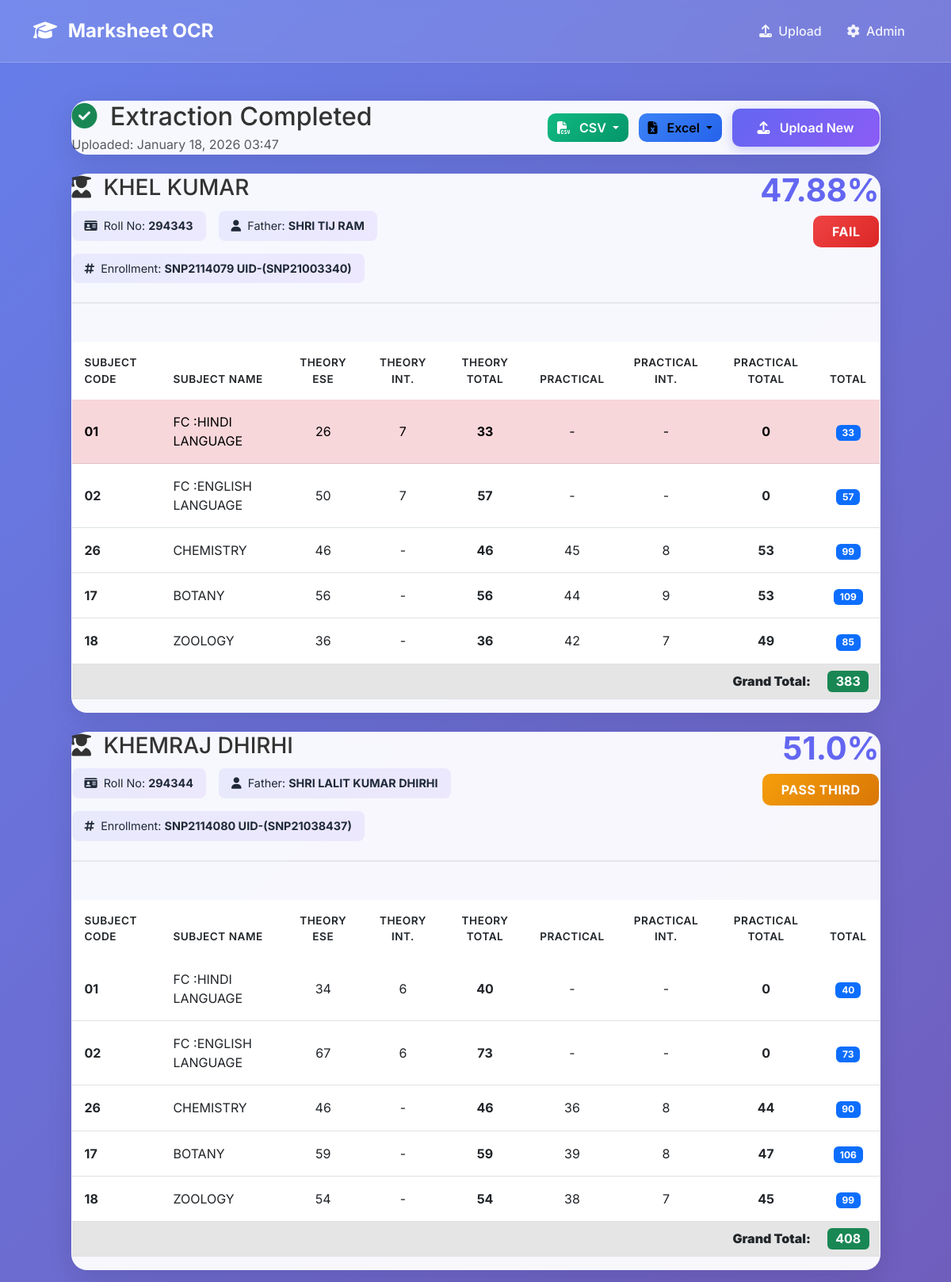
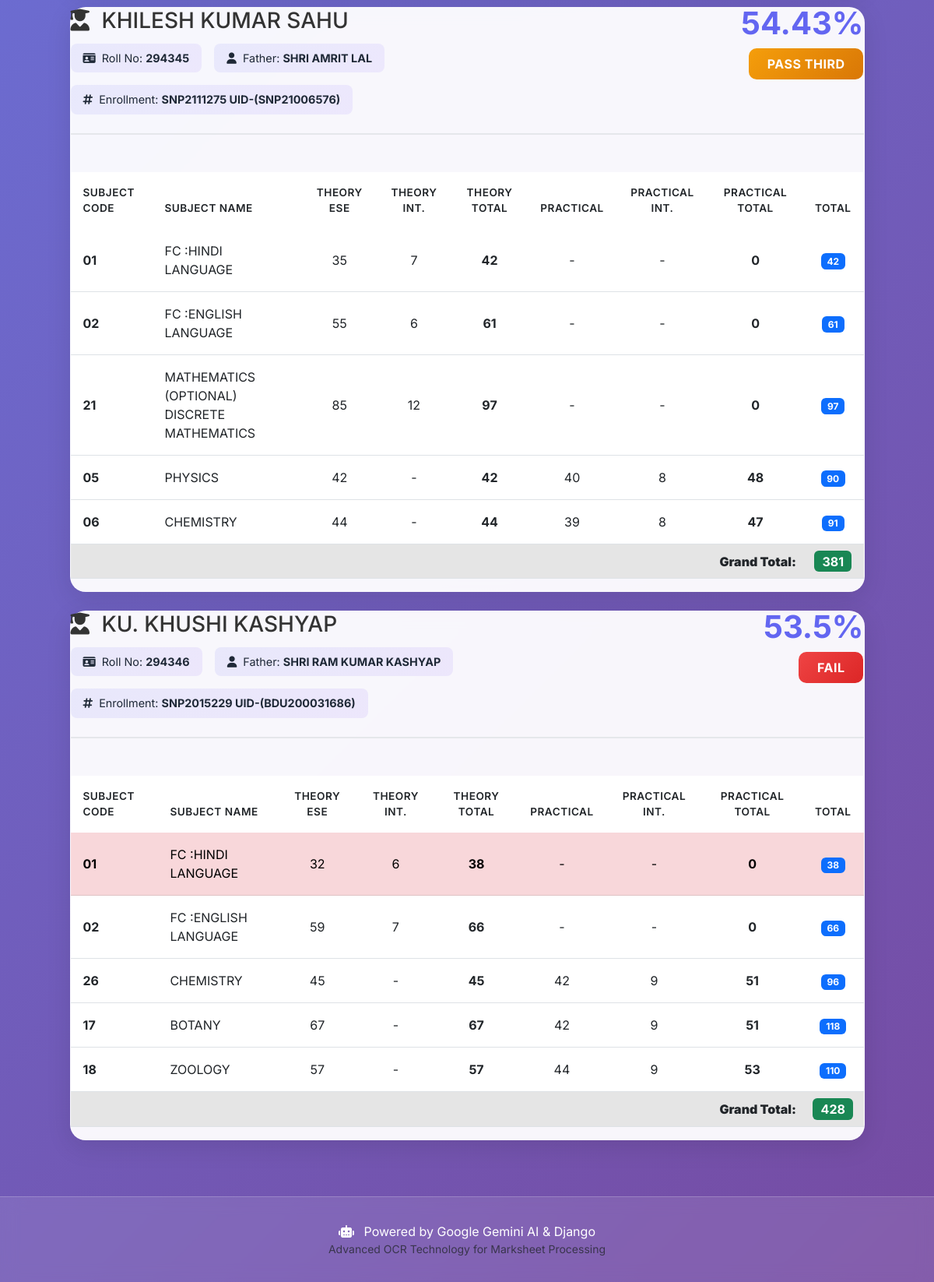
Page /results/7/ on the committed database (2 pictures, top to bottom).
### marksheet_ocr/models.py (models this page shows, shortened)
class MarksheetUpload(models.Model):
    STATUS_CHOICES = [
        ('pending', 'Pending'),
        ('processing', 'Processing'),
        ('completed', 'Completed'),
        ('failed', 'Failed'),
    ]
    image = models.ImageField(upload_to='marksheets/')
    uploaded_at = models.DateTimeField(auto_now_add=True)
    status = models.CharField(max_length=20, choices=STATUS_CHOICES, default='pending')
    error_message = models.TextField(blank=True, null=True)
    class Meta:
        ordering = ['-uploaded_at']

class Student(models.Model):
    upload = models.ForeignKey(MarksheetUpload, on_delete=models.CASCADE, related_name='students')
    roll_number = models.CharField(max_length=50)
    name = models.CharField(max_length=200)
    father_name = models.CharField(max_length=200, blank=True)
    mother_name = models.CharField(max_length=200, blank=True)
    enrollment_number = models.CharField(max_length=100, blank=True)
    class Meta:
        ordering = ['roll_number']
    def get_total_marks(self):
        total = 0
        for mark in self.marks.all():
            total += mark.get_total_marks()
        return total
    def get_percentage(self):
        marks = self.marks.all()
        if not marks:
            return 0
        total_obtained = self.get_total_marks()
        total_maximum = sum(mark.get_maximum_marks() for mark in marks)
        if total_maximum == 0:
            return 0
        return round((total_obtained / total_maximum) * 100, 2)
    def get_result_status(self):
        marks = self.marks.all()
        if not marks:
            return 'N/A'
        for mark in marks:
            if mark.is_failed():
                return 'FAIL'
        percentage = self.get_percentage()
        if percentage >= 75:
            return 'PASS FIRST'
        elif percentage >= 60:
            return 'PASS SECOND'
        elif percentage >= 45:
            return 'PASS THIRD'
        elif percentage >= 33:
            return 'PASS'
        else:
            return 'FAIL'

class Mark(models.Model):
    student = models.ForeignKey(Student, on_delete=models.CASCADE, related_name='marks')
    subject = models.ForeignKey(Subject, on_delete=models.CASCADE)
    theory_ese = models.IntegerField(
        validators=[MinValueValidator(0), MaxValueValidator(100)],
        null=True,
        blank=True,
        help_text="Theory External Semester Examination marks"
    )
    theory_internal = models.IntegerField(
        validators=[MinValueValidator(0), MaxValueValidator(100)],
        null=True,
        blank=True,
        help_text="Theory Internal marks"
    )
    practical_marks = models.IntegerField(
        validators=[MinValueValidator(0), MaxValueValidator(100)],
        null=True,
        blank=True,
        help_text="Practical examination marks"
    )
    practical_internal = models.IntegerField(
        validators=[MinValueValidator(0), MaxValueValidator(100)],
        null=True,
        blank=True,
        help_text="Practical Internal marks"
    )
    class Meta:
        unique_together = ['student', 'subject']
    def get_theory_total(self):
        theory_ese = self.theory_ese or 0
        theory_internal = self.theory_internal or 0
        return theory_ese + theory_internal
    def get_practical_total(self):
        practical = self.practical_marks or 0
        practical_internal = self.practical_internal or 0
        return practical + practical_internal
    def get_total_marks(self):
        return self.get_theory_total() + self.get_practical_total()
    def get_maximum_marks(self):
        max_marks = 0
        if self.theory_ese is not None or self.theory_internal is not None:
            max_marks += 100  # Theory total
        if self.practical_marks is not None or self.practical_internal is not None:
            max_marks += 100  # Practical total
        return max_marks
    def is_failed(self):
        if self.theory_ese is not None and self.theory_ese < 33:
            return True
        if self.practical_marks is not None and self.practical_marks < 33:
            return True
        return False

class Subject(models.Model):
    code = models.CharField(max_length=50)
    name = models.CharField(max_length=200)
    class Meta:
        unique_together = ['code', 'name']

### marksheet_ocr/views.py (the view)
# urls.py: path('results/<int:upload_id>/', views.view_results, name='view_results'),
def view_results(request, upload_id):
    upload = get_object_or_404(MarksheetUpload, id=upload_id)
    students = upload.students.all().prefetch_related('marks__subject')
    return render(request, 'marksheet_ocr/results.html', {
        'upload': upload,
        'students': students
    })

### marksheet_ocr/templates/marksheet_ocr/results.html (shortened to what this page needs)
{% extends 'marksheet_ocr/base.html' %}
{% block content %}
<div class="container my-5">
    <div class="row justify-content-center">
        <div class="col-lg-11">
            <div class="glass-card mb-4">
                <div class="card-body">
                    <div class="d-flex justify-content-between align-items-center">
                        <div>
                            <h2 class="mb-1">
                                <i class="fas fa-check-circle text-success me-2"></i>
                                Extraction Completed
                            </h2>
                            <p class="text-muted mb-0">
                                Uploaded: {{ upload.uploaded_at|date:"F d, Y H:i" }}
                            </p>
                        </div>
                        <div>
                            <div class="btn-group me-2" role="group">
                                <button type="button" class="btn btn-success dropdown-toggle" data-bs-toggle="dropdown">
                                    <i class="fas fa-file-csv me-2"></i>
                                    CSV
                                </button>
                            </div>
                            <div class="btn-group me-2" role="group">
                                <button type="button" class="btn btn-info dropdown-toggle" data-bs-toggle="dropdown">
                                    <i class="fas fa-file-excel me-2"></i>
                                    Excel
                                </button>
                            </div>
                            <a href="{% url 'upload_marksheet' %}" class="btn btn-primary">
                                <i class="fas fa-upload me-2"></i>
                                Upload New
                            </a>
                        </div>
                    </div>
                </div>
            </div>
            {% for student in students %}
            <div class="glass-card mb-4">
                <div class="card-body">
                    <div class="student-header mb-4">
                        <div class="row">
                            <div class="col-md-8">
                                <h3 class="mb-2">
                                    <i class="fas fa-user-graduate me-2"></i>
                                    {{ student.name }}
                                </h3>
                                <div class="student-info">
                                    <span class="info-badge">
                                        <i class="fas fa-id-card me-1"></i>
                                        Roll No: <strong>{{ student.roll_number }}</strong>
                                    </span>
                                    {% if student.father_name %}
                                    <span class="info-badge">
                                        <i class="fas fa-user me-1"></i>
                                        Father: <strong>{{ student.father_name }}</strong>
                                    </span>
                                    {% endif %}
                                    {% if student.enrollment_number %}
                                    <span class="info-badge">
                                        <i class="fas fa-hashtag me-1"></i>
                                        Enrollment: <strong>{{ student.enrollment_number }}</strong>
                                    </span>
                                    {% endif %}
                                </div>
                            </div>
                            <div class="col-md-4 text-end">
                                <div class="result-summary">
                                    <div class="percentage-badge">
                                        {{ student.get_percentage }}%
                                    </div>
                                    <div class="result-badge result-{{ student.get_result_status|lower|cut:' ' }}">
                                        {{ student.get_result_status }}
                                    </div>
                                </div>
                            </div>
                        </div>
                    </div>
                    <div class="table-responsive">
                        <table class="table marks-table">
                            <thead>
                                <tr>
                                    <th>Subject Code</th>
                                    <th>Subject Name</th>
                                    <th class="text-center">Theory ESE</th>
                                    <th class="text-center">Theory Int.</th>
                                    <th class="text-center">Theory Total</th>
                                    <th class="text-center">Practical</th>
                                    <th class="text-center">Practical Int.</th>
                                    <th class="text-center">Practical Total</th>
                                    <th class="text-center">Total</th>
                                </tr>
                            </thead>
                            <tbody>
                                {% for mark in student.marks.all %}
                                <tr class="{% if mark.is_failed %}table-danger{% endif %}">
                                    <td><strong>{{ mark.subject.code }}</strong></td>
                                    <td>{{ mark.subject.name }}</td>
                                    <td class="text-center">{{ mark.theory_ese|default:"-" }}</td>
                                    <td class="text-center">{{ mark.theory_internal|default:"-" }}</td>
                                    <td class="text-center"><strong>{{ mark.get_theory_total }}</strong></td>
                                    <td class="text-center">{{ mark.practical_marks|default:"-" }}</td>
                                    <td class="text-center">{{ mark.practical_internal|default:"-" }}</td>
                                    <td class="text-center"><strong>{{ mark.get_practical_total }}</strong></td>
                                    <td class="text-center">
                                        <span class="badge bg-primary">{{ mark.get_total_marks }}</span>
                                    </td>
                                </tr>
                                {% endfor %}
                            </tbody>
                            <tfoot>
                                <tr class="table-active">
                                    <td colspan="8" class="text-end"><strong>Grand Total:</strong></td>
                                    <td class="text-center">
                                        <span class="badge bg-success fs-6">{{ student.get_total_marks }}</span>
                                    </td>
                                </tr>
                            </tfoot>
                        </table>
                    </div>
                </div>
            </div>
            {% endfor %}
        </div>
    </div>
</div>
{% endblock %}

### marksheet_ocr/static/css/style.css (style rules this page uses)
:root { --primary-color: #6366f1; --secondary-color: #8b5cf6; --success-color: #10b981; --danger-color: #ef4444; --warning-color: #f59e0b; --info-color: #3b82f6; --dark-color: #1f2937; --light-color: #f9fafb; --glass-bg: rgba(255, 255, 255, 0.1); --glass-border: rgba(255, 255, 255, 0.2); }
* { margin: 0; padding: 0; box-sizing: border-box; }
body { font-family: 'Inter', sans-serif; background: linear-gradient(135deg, #667eea 0%, #764ba2 100%); min-height: 100vh; color: #333; }
.glass-card { background: rgba(255, 255, 255, 0.95); backdrop-filter: blur(10px); border-radius: 20px; border: 1px solid rgba(255, 255, 255, 0.3); box-shadow: 0 8px 32px rgba(0, 0, 0, 0.1); transition: transform 0.3s ease, box-shadow 0.3s ease; animation: fadeIn 0.8s ease; }
.btn-primary { background: linear-gradient(135deg, var(--primary-color) 0%, var(--secondary-color) 100%); border: none; padding: 0.75rem 2rem; font-weight: 600; border-radius: 10px; transition: all 0.3s ease; box-shadow: 0 4px 15px rgba(99, 102, 241, 0.3); }
.btn-success { background: linear-gradient(135deg, #10b981 0%, #059669 100%); border: none; font-weight: 600; border-radius: 10px; transition: all 0.3s ease; }
.btn-info { background: linear-gradient(135deg, #3b82f6 0%, #2563eb 100%); border: none; font-weight: 600; border-radius: 10px; transition: all 0.3s ease; }
.student-header { padding-bottom: 1.5rem; border-bottom: 2px solid #e5e7eb; }
.student-info { display: flex; flex-wrap: wrap; gap: 1rem; margin-top: 0.75rem; }
.info-badge { background: linear-gradient(135deg, rgba(99, 102, 241, 0.1) 0%, rgba(139, 92, 246, 0.1) 100%); padding: 0.5rem 1rem; border-radius: 8px; font-size: 0.9rem; color: var(--dark-color); }
.result-summary { display: flex; flex-direction: column; align-items: flex-end; gap: 0.75rem; }
.percentage-badge { font-size: 2.5rem; font-weight: 700; color: var(--primary-color); line-height: 1; }
.result-badge { padding: 0.5rem 1.5rem; border-radius: 10px; font-weight: 700; font-size: 1rem; text-transform: uppercase; letter-spacing: 0.5px; }
.result-passthird { background: linear-gradient(135deg, #f59e0b 0%, #d97706 100%); color: white; }
.result-fail { background: linear-gradient(135deg, #ef4444 0%, #dc2626 100%); color: white; }
.marks-table { margin-top: 1.5rem; }
.marks-table thead { background: linear-gradient(135deg, var(--primary-color) 0%, var(--secondary-color) 100%); color: white; }
.marks-table thead th { border: none; padding: 1rem; font-weight: 600; text-transform: uppercase; font-size: 0.85rem; letter-spacing: 0.5px; }
.marks-table tbody tr { transition: all 0.3s ease; }
.marks-table tbody td { padding: 1rem; vertical-align: middle; }
.marks-table tfoot { background: #f9fafb; font-weight: 700; }

### rows in the picture
MarksheetUpload: uploaded_at "January 18, 2026 03:47"
Student: name "KHEL KUMAR", roll_number "294343", father_name "SHRI TIJ RAM", enrollment_number "SNP2114079 UID-(SNP21003340)", get_percentage "47.88", get_result_status "FAIL", get_total_marks "383"
Mark: subject.code "01", subject.name "FC :HINDI LANGUAGE", theory_ese "26", theory_internal "7", get_theory_total "33", practical_marks "-", practical_internal "-", get_practical_total "0", get_total_marks "33"
Mark: subject.code "02", subject.name "FC :ENGLISH LANGUAGE", theory_ese "50", theory_internal "7", get_theory_total "57", practical_marks "-", practical_internal "-", get_practical_total "0", get_total_marks "57"
Mark: subject.code "26", subject.name "CHEMISTRY", theory_ese "46", theory_internal "-", get_theory_total "46", practical_marks "45", practical_internal "8", get_practical_total "53", get_total_marks "99"
Mark: subject.code "17", subject.name "BOTANY", theory_ese "56", theory_internal "-", get_theory_total "56", practical_marks "44", practical_internal "9", get_practical_total "53", get_total_marks "109"
Mark: subject.code "18", subject.name "ZOOLOGY", theory_ese "36", theory_internal "-", get_theory_total "36", practical_marks "42", practical_internal "7", get_practical_total "49", get_total_marks "85"
Student: name "KHEMRAJ DHIRHI", roll_number "294344", father_name "SHRI LALIT KUMAR DHIRHI", enrollment_number "SNP2114080 UID-(SNP21038437)", get_percentage "51.0", get_result_status "PASS THIRD", get_total_marks "408"
Mark: subject.code "01", subject.name "FC :HINDI LANGUAGE", theory_ese "34", theory_internal "6", get_theory_total "40", practical_marks "-", practical_internal "-", get_practical_total "0", get_total_marks "40"
Mark: subject.code "02", subject.name "FC :ENGLISH LANGUAGE", theory_ese "67", theory_internal "6", get_theory_total "73", practical_marks "-", practical_internal "-", get_practical_total "0", get_total_marks "73"
Mark: subject.code "26", subject.name "CHEMISTRY", theory_ese "46", theory_internal "-", get_theory_total "46", practical_marks "36", practical_internal "8", get_practical_total "44", get_total_marks "90"
Mark: subject.code "17", subject.name "BOTANY", theory_ese "59", theory_internal "-", get_theory_total "59", practical_marks "39", practical_internal "8", get_practical_total "47", get_total_marks "106"
Mark: subject.code "18", subject.name "ZOOLOGY", theory_ese "54", theory_internal "-", get_theory_total "54", practical_marks "38", practical_internal "7", get_practical_total "45", get_total_marks "99"
Student: name "KHILESH KUMAR SAHU", roll_number "294345", father_name "SHRI AMRIT LAL", enrollment_number "SNP2111275 UID-(SNP21006576)", get_percentage "54.43", get_result_status "PASS THIRD", get_total_marks "381"
Mark: subject.code "01", subject.name "FC :HINDI LANGUAGE", theory_ese "35", theory_internal "7", get_theory_total "42", practical_marks "-", practical_internal "-", get_practical_total "0", get_total_marks "42"
Mark: subject.code "02", subject.name "FC :ENGLISH LANGUAGE", theory_ese "55", theory_internal "6", get_theory_total "61", practical_marks "-", practical_internal "-", get_practical_total "0", get_total_marks "61"
Mark: subject.code "21", subject.name "MATHEMATICS (OPTIONAL) DISCRETE MATHEMATICS", theory_ese "85", theory_internal "12", get_theory_total "97", practical_marks "-", practical_internal "-", get_practical_total "0", get_total_marks "97"
Mark: subject.code "05", subject.name "PHYSICS", theory_ese "42", theory_internal "-", get_theory_total "42", practical_marks "40", practical_internal "8", get_practical_total "48", get_total_marks "90"
Mark: subject.code "06", subject.name "CHEMISTRY", theory_ese "44", theory_internal "-", get_theory_total "44", practical_marks "39", practical_internal "8", get_practical_total "47", get_total_marks "91"
Student: name "KU. KHUSHI KASHYAP", roll_number "294346", father_name "SHRI RAM KUMAR KASHYAP", enrollment_number "SNP2015229 UID-(BDU200031686)", get_percentage "53.5", get_result_status "FAIL", get_total_marks "428"
Mark: subject.code "01", subject.name "FC :HINDI LANGUAGE", theory_ese "32", theory_internal "6", get_theory_total "38", practical_marks "-", practical_internal "-", get_practical_total "0", get_total_marks "38"
Mark: subject.code "02", subject.name "FC :ENGLISH LANGUAGE", theory_ese "59", theory_internal "7", get_theory_total "66", practical_marks "-", practical_internal "-", get_practical_total "0", get_total_marks "66"
Mark: subject.code "26", subject.name "CHEMISTRY", theory_ese "45", theory_internal "-", get_theory_total "45", practical_marks "42", practical_internal "9", get_practical_total "51", get_total_marks "96"
Mark: subject.code "17", subject.name "BOTANY", theory_ese "67", theory_internal "-", get_theory_total "67", practical_marks "42", practical_internal "9", get_practical_total "51", get_total_marks "118"
Mark: subject.code "18", subject.name "ZOOLOGY", theory_ese "57", theory_internal "-", get_theory_total "57", practical_marks "44", practical_internal "9", get_practical_total "53", get_total_marks "110"
